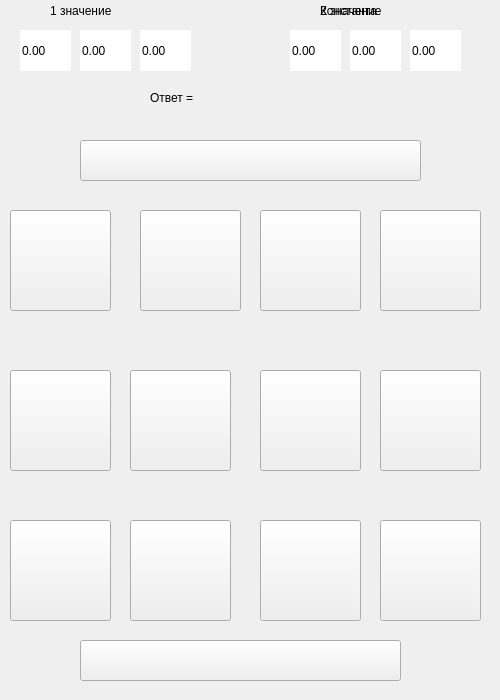
 <widget class="QMainWindow" name="MainWindow">
  <property name="geometry">
   <rect>
    <x>0</x>
    <y>0</y>
    <width>500</width>
    <height>700</height>
   </rect>
  </property>
  <property name="windowTitle">
   <string>MainWindow</string>
  </property>
  <widget class="QWidget" name="centralwidget">
   <widget class="QLabel" name="label">
    <property name="geometry">
     <rect>
      <x>0</x>
      <y>0</y>
      <width>500</width>
      <height>700</height>
     </rect>
    </property>
    <property name="maximumSize">
     <size>
      <width>500</width>
      <height>700</height>
     </size>
    </property>
    <property name="styleSheet">
     <string notr="true">background-image: url(:/new/prefix1/resource/BACKGROUND.png);</string>
    </property>
    <property name="text">
     <string/>
    </property>
   </widget>
   <widget class="QPushButton" name="pushButton">
    <property name="geometry">
     <rect>
      <x>10</x>
      <y>210</y>
      <width>101</width>
      <height>101</height>
     </rect>
    </property>
    <property name="styleSheet">
     <string notr="true">

QPushButton {
border-image: url(:/new/prefix1/resource/BUTTONS/+.png);
background-repeat: no-repeat;
}

QPushButton:hover {
border-image: url(:/new/prefix1/resource/BUTTONS/+2.png);
background-repeat: no-repeat;
}

QPushButton:pressed {
border-image: url(:/new/prefix1/resource/BUTTONS/+3.png);
background-repeat: no-repeat;
}</string>
    </property>
    <property name="text">
     <string/>
    </property>
   </widget>
   <widget class="QPushButton" name="pushButton_2">
    <property name="geometry">
     <rect>
      <x>140</x>
      <y>210</y>
      <width>101</width>
      <height>101</height>
     </rect>
    </property>
    <property name="styleSheet">
     <string notr="true">

QPushButton {
border-image: url(:/new/prefix1/resource/BUTTONS/-.png);
background-repeat: no-repeat;
}

QPushButton:hover {
border-image: url(:/new/prefix1/resource/BUTTONS/-2.png);
background-repeat: no-repeat;
}

QPushButton:pressed {
border-image: url(:/new/prefix1/resource/BUTTONS/-3.png);
background-repeat: no-repeat;
}</string>
    </property>
    <property name="text">
     <string/>
    </property>
   </widget>
   <widget class="QPushButton" name="pushButton_3">
    <property name="geometry">
     <rect>
      <x>260</x>
      <y>210</y>
      <width>101</width>
      <height>101</height>
     </rect>
    </property>
    <property name="styleSheet">
     <string notr="true">
QPushButton {
border-image: url(:/new/prefix1/resource/BUTTONS/umn.png);
background-repeat: no-repeat;
}

QPushButton:hover {
border-image: url(:/new/prefix1/resource/BUTTONS/umn2.png);
background-repeat: no-repeat;
}

QPushButton:pressed {
border-image: url(:/new/prefix1/resource/BUTTONS/umn3.png);
background-repeat: no-repeat;
}</string>
    </property>
    <property name="text">
     <string/>
    </property>
   </widget>
   <widget class="QPushButton" name="pushButton_4">
    <property name="geometry">
     <rect>
      <x>380</x>
      <y>210</y>
      <width>101</width>
      <height>101</height>
     </rect>
    </property>
    <property name="styleSheet">
     <string notr="true">

QPushButton {
border-image: url(:/new/prefix1/resource/BUTTONS/del.png);
background-repeat: no-repeat;
}

QPushButton:hover {
border-image: url(:/new/prefix1/resource/BUTTONS/del2.png);
background-repeat: no-repeat;
}

QPushButton:pressed {
border-image: url(:/new/prefix1/resource/BUTTONS/del3.png);
background-repeat: no-repeat;
}</string>
    </property>
    <property name="text">
     <string/>
    </property>
   </widget>
   <widget class="QPushButton" name="pushButton_5">
    <property name="geometry">
     <rect>
      <x>10</x>
      <y>370</y>
      <width>101</width>
      <height>101</height>
     </rect>
    </property>
    <property name="styleSheet">
     <string notr="true">
QPushButton {
border-image: url(:/new/prefix1/resource/BUTTONS/sin.png);
background-repeat: no-repeat;
}

QPushButton:hover {
border-image: url(:/new/prefix1/resource/BUTTONS/sin2.png);
background-repeat: no-repeat;
}

QPushButton:pressed {
border-image: url(:/new/prefix1/resource/BUTTONS/sin3.png);
background-repeat: no-repeat;
}</string>
    </property>
    <property name="text">
     <string/>
    </property>
   </widget>
   <widget class="QPushButton" name="pushButton_6">
    <property name="geometry">
     <rect>
      <x>130</x>
      <y>370</y>
      <width>101</width>
      <height>101</height>
     </rect>
    </property>
    <property name="styleSheet">
     <string notr="true">

QPushButton {
border-image: url(:/new/prefix1/resource/BUTTONS/cos.png);
background-repeat: no-repeat;
}

QPushButton:hover {
border-image: url(:/new/prefix1/resource/BUTTONS/cos2.png);
background-repeat: no-repeat;
}

QPushButton:pressed {
border-image: url(:/new/prefix1/resource/BUTTONS/cos3.png);
background-repeat: no-repeat;
}</string>
    </property>
    <property name="text">
     <string/>
    </property>
   </widget>
   <widget class="QPushButton" name="pushButton_7">
    <property name="geometry">
     <rect>
      <x>260</x>
      <y>370</y>
      <width>101</width>
      <height>101</height>
     </rect>
    </property>
    <property name="styleSheet">
     <string notr="true">
QPushButton {
border-image: url(:/new/prefix1/resource/BUTTONS/tan.png);
background-repeat: no-repeat;
}

QPushButton:hover {
border-image: url(:/new/prefix1/resource/BUTTONS/tan2.png);
background-repeat: no-repeat;
}

QPushButton:pressed {
border-image: url(:/new/prefix1/resource/BUTTONS/tan3.png);
background-repeat: no-repeat;
}</string>
    </property>
    <property name="text">
     <string/>
    </property>
   </widget>
   <widget class="QPushButton" name="pushButton_8">
    <property name="geometry">
     <rect>
      <x>380</x>
      <y>370</y>
      <width>101</width>
      <height>101</height>
     </rect>
    </property>
    <property name="styleSheet">
     <string notr="true">

QPushButton {
border-image: url(:/new/prefix1/resource/BUTTONS/ctan.png);
background-repeat: no-repeat;
}

QPushButton:hover {
border-image: url(:/new/prefix1/resource/BUTTONS/ctan2.png);
background-repeat: no-repeat;
}

QPushButton:pressed {
border-image: url(:/new/prefix1/resource/BUTTONS/ctan3.png);
background-repeat: no-repeat;
}</string>
    </property>
    <property name="text">
     <string/>
    </property>
   </widget>
   <widget class="QPushButton" name="pushButton_9">
    <property name="geometry">
     <rect>
      <x>10</x>
      <y>520</y>
      <width>101</width>
      <height>101</height>
     </rect>
    </property>
    <property name="styleSheet">
     <string notr="true">
QPushButton {
border-image: url(:/new/prefix1/resource/BUTTONS/asin.png);
background-repeat: no-repeat;
}

QPushButton:hover {
border-image: url(:/new/prefix1/resource/BUTTONS/asin2.png);
background-repeat: no-repeat;
}

QPushButton:pressed {
border-image: url(:/new/prefix1/resource/BUTTONS/asin3.png);
background-repeat: no-repeat;
}</string>
    </property>
    <property name="text">
     <string/>
    </property>
   </widget>
   <widget class="QPushButton" name="pushButton_10">
    <property name="geometry">
     <rect>
      <x>130</x>
      <y>520</y>
      <width>101</width>
      <height>101</height>
     </rect>
    </property>
    <property name="styleSheet">
     <string notr="true">
QPushButton {
border-image: url(:/new/prefix1/resource/BUTTONS/acos.png);
background-repeat: no-repeat;
}

QPushButton:hover {
border-image: url(:/new/prefix1/resource/BUTTONS/acos2.png);
background-repeat: no-repeat;
}

QPushButton:pressed {
border-image: url(:/new/prefix1/resource/BUTTONS/acos3.png);
background-repeat: no-repeat;
}</string>
    </property>
    <property name="text">
     <string/>
    </property>
   </widget>
   <widget class="QPushButton" name="pushButton_11">
    <property name="geometry">
     <rect>
      <x>260</x>
      <y>520</y>
      <width>101</width>
      <height>101</height>
     </rect>
    </property>
    <property name="styleSheet">
     <string notr="true">

QPushButton {
border-image: url(:/new/prefix1/resource/BUTTONS/atan.png);
background-repeat: no-repeat;
}

QPushButton:hover {
border-image: url(:/new/prefix1/resource/BUTTONS/atan2.png);
background-repeat: no-repeat;
}

QPushButton:pressed {
border-image: url(:/new/prefix1/resource/BUTTONS/atan3.png);
background-repeat: no-repeat;
}</string>
    </property>
    <property name="text">
     <string/>
    </property>
   </widget>
   <widget class="QPushButton" name="pushButton_12">
    <property name="geometry">
     <rect>
      <x>380</x>
      <y>520</y>
      <width>101</width>
      <height>101</height>
     </rect>
    </property>
    <property name="styleSheet">
     <string notr="true">


QPushButton {
border-image: url(:/new/prefix1/resource/BUTTONS/actan.png);
background-repeat: no-repeat;
}

QPushButton:hover {
border-image: url(:/new/prefix1/resource/BUTTONS/actan2.png);
background-repeat: no-repeat;
}

QPushButton:pressed {
border-image: url(:/new/prefix1/resource/BUTTONS/actan3.png);
background-repeat: no-repeat;
}</string>
    </property>
    <property name="text">
     <string/>
    </property>
   </widget>
   <widget class="QPushButton" name="pushButton_13">
    <property name="geometry">
     <rect>
      <x>80</x>
      <y>140</y>
      <width>341</width>
      <height>41</height>
     </rect>
    </property>
    <property name="styleSheet">
     <string notr="true">


QPushButton {
border-image: url(:/new/prefix1/resource/BUTTONS/rad.png);
background-repeat: no-repeat;
}

QPushButton:hover {
border-image: url(:/new/prefix1/resource/BUTTONS/rad2.png);
background-repeat: no-repeat;
}

QPushButton:pressed {
border-image: url(:/new/prefix1/resource/BUTTONS/rad3.png);
background-repeat: no-repeat;
}</string>
    </property>
    <property name="text">
     <string/>
    </property>
   </widget>
   <widget class="QPushButton" name="pushButton_14">
    <property name="geometry">
     <rect>
      <x>80</x>
      <y>640</y>
      <width>321</width>
      <height>41</height>
     </rect>
    </property>
    <property name="styleSheet">
     <string notr="true">

QPushButton {
border-image: url(:/new/prefix1/resource/BUTTONS/ans.png);
background-repeat: no-repeat;
}

QPushButton:hover {
border-image: url(:/new/prefix1/resource/BUTTONS/ans2.png);
background-repeat: no-repeat;
}

QPushButton:pressed {
border-image: url(:/new/prefix1/resource/BUTTONS/ans3.png);
background-repeat: no-repeat;
}</string>
    </property>
    <property name="text">
     <string/>
    </property>
   </widget>
   <widget class="QDoubleSpinBox" name="doubleSpinBox">
    <property name="geometry">
     <rect>
      <x>20</x>
      <y>30</y>
      <width>51</width>
      <height>41</height>
     </rect>
    </property>
    <property name="mouseTracking">
     <bool>false</bool>
    </property>
    <property name="styleSheet">
     <string notr="true">background-image: url(:/new/prefix1/resource/INPUT 1.png);
font: 8pt &quot;Gotham Pro Light&quot;;
border: 0px;</string>
    </property>
    <property name="buttonSymbols">
     <enum>QAbstractSpinBox::NoButtons</enum>
    </property>
    <property name="maximum">
     <double>360.000000000000000</double>
    </property>
   </widget>
   <widget class="QDoubleSpinBox" name="doubleSpinBox_2">
    <property name="geometry">
     <rect>
      <x>80</x>
      <y>30</y>
      <width>51</width>
      <height>41</height>
     </rect>
    </property>
    <property name="styleSheet">
     <string notr="true">background-image: url(:/new/prefix1/resource/INPUT 2.png);
font: 8pt &quot;Gotham Pro Light&quot;;
border: 0px;</string>
    </property>
    <property name="buttonSymbols">
     <enum>QAbstractSpinBox::NoButtons</enum>
    </property>
    <property name="maximum">
     <double>59.000000000000000</double>
    </property>
   </widget>
   <widget class="QLabel" name="label_3">
    <property name="geometry">
     <rect>
      <x>216</x>
      <y>80</y>
      <width>91</width>
      <height>31</height>
     </rect>
    </property>
    <property name="styleSheet">
     <string notr="true">background-image: url(:/new/prefix1/resource/ANSWER.png);
font: 8pt &quot;Gotham Pro Black&quot;;
</string>
    </property>
    <property name="text">
     <string/>
    </property>
    <property name="alignment">
     <set>Qt::AlignCenter</set>
    </property>
   </widget>
   <widget class="QDoubleSpinBox" name="doubleSpinBox_3">
    <property name="geometry">
     <rect>
      <x>140</x>
      <y>30</y>
      <width>51</width>
      <height>41</height>
     </rect>
    </property>
    <property name="styleSheet">
     <string notr="true">background-image: url(:/new/prefix1/resource/INPUT 3.png);
font: 8pt &quot;Gotham Pro Light&quot;;
border: 0px;</string>
    </property>
    <property name="buttonSymbols">
     <enum>QAbstractSpinBox::NoButtons</enum>
    </property>
    <property name="maximum">
     <double>59.000000000000000</double>
    </property>
   </widget>
   <widget class="QLabel" name="label_4">
    <property name="geometry">
     <rect>
      <x>50</x>
      <y>0</y>
      <width>101</width>
      <height>21</height>
     </rect>
    </property>
    <property name="styleSheet">
     <string notr="true">
font: 75 11pt &quot;Gotham Pro&quot;;</string>
    </property>
    <property name="text">
     <string>1 значение</string>
    </property>
   </widget>
   <widget class="QLabel" name="label_5">
    <property name="geometry">
     <rect>
      <x>320</x>
      <y>0</y>
      <width>111</width>
      <height>21</height>
     </rect>
    </property>
    <property name="styleSheet">
     <string notr="true">font: 75 11pt &quot;Gotham Pro&quot;;</string>
    </property>
    <property name="text">
     <string>2 значение</string>
    </property>
   </widget>
   <widget class="QDoubleSpinBox" name="doubleSpinBox_4">
    <property name="geometry">
     <rect>
      <x>410</x>
      <y>30</y>
      <width>51</width>
      <height>41</height>
     </rect>
    </property>
    <property name="styleSheet">
     <string notr="true">font: 8pt &quot;Gotham Pro Light&quot;;
background-image: url(:/new/prefix1/resource/INPUT 3.png);
border: 0px;</string>
    </property>
    <property name="buttonSymbols">
     <enum>QAbstractSpinBox::NoButtons</enum>
    </property>
    <property name="maximum">
     <double>59.000000000000000</double>
    </property>
   </widget>
   <widget class="QDoubleSpinBox" name="doubleSpinBox_5">
    <property name="geometry">
     <rect>
      <x>350</x>
      <y>30</y>
      <width>51</width>
      <height>41</height>
     </rect>
    </property>
    <property name="styleSheet">
     <string notr="true">background-image: url(:/new/prefix1/resource/INPUT 2.png);
font: 8pt &quot;Gotham Pro Light&quot;;
border: 0px;</string>
    </property>
    <property name="buttonSymbols">
     <enum>QAbstractSpinBox::NoButtons</enum>
    </property>
    <property name="maximum">
     <double>59.000000000000000</double>
    </property>
   </widget>
   <widget class="QDoubleSpinBox" name="doubleSpinBox_6">
    <property name="geometry">
     <rect>
      <x>290</x>
      <y>30</y>
      <width>51</width>
      <height>41</height>
     </rect>
    </property>
    <property name="styleSheet">
     <string notr="true">border-image: url(:/new/prefix1/resource/INPUT 1.png);
font: 8pt &quot;Gotham Pro Light&quot;;
border: 0px;</string>
    </property>
    <property name="buttonSymbols">
     <enum>QAbstractSpinBox::NoButtons</enum>
    </property>
    <property name="maximum">
     <double>360.000000000000000</double>
    </property>
   </widget>
   <widget class="QLabel" name="label_6">
    <property name="geometry">
     <rect>
      <x>150</x>
      <y>90</y>
      <width>81</width>
      <height>16</height>
     </rect>
    </property>
    <property name="styleSheet">
     <string notr="true">font: 9pt &quot;Gotham Pro&quot;;</string>
    </property>
    <property name="text">
     <string>Ответ = </string>
    </property>
   </widget>
   <widget class="QLabel" name="label_7">
    <property name="geometry">
     <rect>
      <x>320</x>
      <y>0</y>
      <width>111</width>
      <height>21</height>
     </rect>
    </property>
    <property name="styleSheet">
     <string notr="true">font: 75 11pt &quot;Gotham Pro&quot;;</string>
    </property>
    <property name="text">
     <string>Константа</string>
    </property>
   </widget>
   <widget class="QDoubleSpinBox" name="doubleSpinBox_7">
    <property name="geometry">
     <rect>
      <x>290</x>
      <y>30</y>
      <width>41</width>
      <height>41</height>
     </rect>
    </property>
    <property name="styleSheet">
     <string notr="true">background-image: url(:/new/prefix1/resource/INPUT 4.png);
font: 8pt &quot;Gotham Pro Light&quot;;
border: 0px;</string>
    </property>
    <property name="buttonSymbols">
     <enum>QAbstractSpinBox::NoButtons</enum>
    </property>
   </widget>
   <widget class="QDoubleSpinBox" name="doubleSpinBox_8">
    <property name="geometry">
     <rect>
      <x>20</x>
      <y>30</y>
      <width>41</width>
      <height>41</height>
     </rect>
    </property>
    <property name="styleSheet">
     <string notr="true">background-image: url(:/new/prefix1/resource/INPUT 4.png);
font: 8pt &quot;Gotham Pro Light&quot;;
border: 0px;</string>
    </property>
    <property name="buttonSymbols">
     <enum>QAbstractSpinBox::NoButtons</enum>
    </property>
    <property name="minimum">
     <double>-0.990000000000000</double>
    </property>
    <property name="maximum">
     <double>0.990000000000000</double>
    </property>
   </widget>
   <widget class="QDoubleSpinBox" name="doubleSpinBox_9">
    <property name="geometry">
     <rect>
      <x>20</x>
      <y>30</y>
      <width>41</width>
      <height>41</height>
     </rect>
    </property>
    <property name="styleSheet">
     <string notr="true">background-image: url(:/new/prefix1/resource/INPUT 4.png);
font: 8pt &quot;Gotham Pro Light&quot;;
border: 0px;</string>
    </property>
    <property name="buttonSymbols">
     <enum>QAbstractSpinBox::NoButtons</enum>
    </property>
    <property name="minimum">
     <double>-999.000000000000000</double>
    </property>
    <property name="maximum">
     <double>999.000000000000000</double>
    </property>
   </widget>
  </widget>
 </widget>
